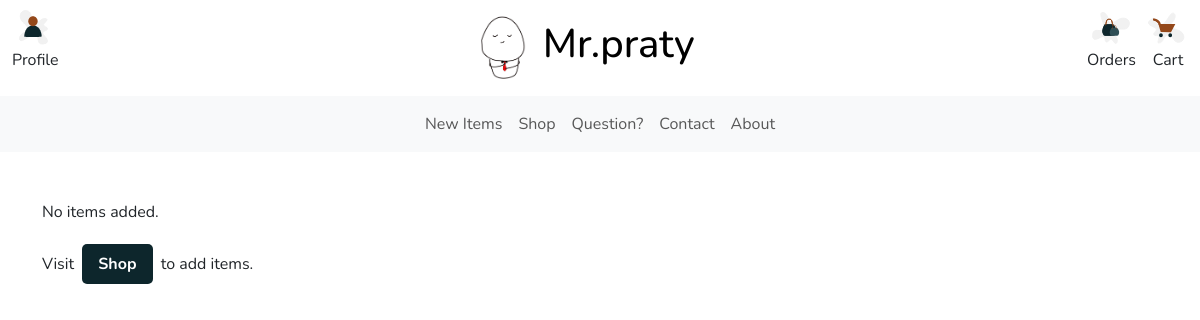
The app's page /checkout (signed in), older data.
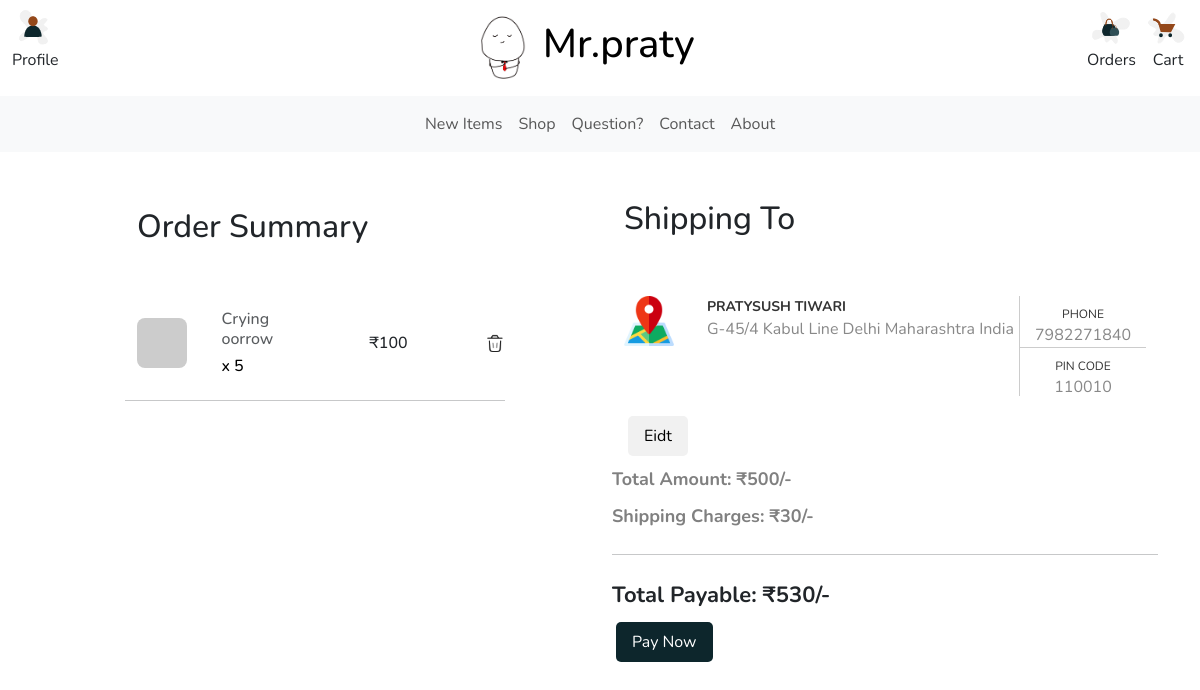
The same page, newer data.
### PratyushDoodlesApp/models/UserModel.py (models this page shows, shortened)
class CartItem(db.Model):
    __tablename__ = 'cart_item'
    id = db.Column(db.Integer, primary_key=True)
    quantity = db.Column(db.Integer, nullable=False)
    cart_id = db.Column(db.Integer, db.ForeignKey('cart.id'), nullable=False)
    product_id = db.Column(db.Integer, db.ForeignKey('product.id'), nullable=False)
    def get_product(self):
        product = Product.query.filter_by(id = self.product_id).first()
        return product

class Address(db.Model):
    __tablename__ = 'address'
    id = db.Column(db.Integer, primary_key=True)
    recipient_name = db.Column(db.String(255), nullable=False)
    addressLine1 = db.Column(db.String(255), nullable=False)
    addressLine2 = db.Column(db.String(255), nullable=True)
    city = db.Column(db.String(255), nullable=False)
    state = db.Column(db.String(255), nullable=False)
    pincode = db.Column(db.String(255), nullable=False)
    country = db.Column(db.String(255), nullable=False)
    phone_number = db.Column(db.String(15), nullable=False)
    user_id = db.Column(db.Integer, db.ForeignKey('user.id'), nullable=True)
    order_id = db.Column(db.Integer, db.ForeignKey('order.id'), nullable=True)

### PratyushDoodlesApp/models/ProductModel.py (models this page shows, shortened)
class Product(db.Model):
    __tablename__ = 'product'
    id = db.Column(db.Integer, primary_key=True)
    name = db.Column(db.String(255), nullable=False)
    description = db.Column(db.String(255), nullable=False)
    price = db.Column(db.Integer, nullable=False)
    stock_quantity = db.Column(db.Integer, nullable=False)
    discount_percent = db.Column(db.Integer, nullable=True)
    product_highlight = db.Column(db.String(255), nullable=True)
    product_images = db.relationship('ProductImage', backref = 'of_product', lazy=True)

### PratyushDoodlesApp/business/checkout.py (the view)
@checkout_bp.route('/checkout')
def checkout():
    data = getCartData()
    return render_template('checkout.html', data=data)

### PratyushDoodlesApp/business/auth.py (called while the page is built)
@login_manager.user_loader
def load_user(user_id):
    return User.query.get(int(user_id))

### PratyushDoodlesApp/business/cart.py (called while the page is built)
def getCartData():
    user = get_current_user()
    items_count = 0
    total_amount = 0
    cart_items = None
    if user and user.cart:
        cart_items = user.cart.cart_items
        for cart_item in cart_items:
            items_count = items_count + cart_item.quantity
            product = Product.query.filter_by(id = cart_item.product_id).first()
            total_amount = total_amount + (product.price * cart_item.quantity)
    return {
        'user' : user,
        'items_count' : items_count,
        'total_amount' : total_amount,
        'cart_items' : cart_items
    }

### PratyushDoodlesApp/business/util.py (called while the page is built)
def get_current_user():
    if  current_user.is_anonymous:
        return None
    return current_user

### PratyushDoodlesApp/templates/checkout.html (shortened to what this page needs)
{% extends 'ui/base_page.html' %}
{% block content %}
<div class="container mt-5">
    {% if data.user %}
    {% if data.cart_items and (data.cart_items|length>0) %}
    <div class="row">
        <div class="col-md-4 mx-auto">
            <div class="flex-column m4">
                <ul class="navbar-nav justify-content-end flex-grow-1 pe-3">
                    <li class="nav-item">
                        <a class="nav-link" aria-current="page" href="#">
                            <h2>Order Summary</h2>
                        </a>
                    </li>
                </ul>
                <div class="mt-5">
                    {% for cart_item in data.cart_items %}
                    <div id="cart-item-{{ cart_item.product_id }}">
                        {% with cart_item=cart_item, product=cart_item.get_product() %}
                        {% include 'ui/cart_item.html' %}
                        {% endwith %}
                    </div>
                    {% endfor %}
                </div>
            </div>
        </div>
        <div class=" col-md-6">
            <div class="flex-column">
                <div class="col-lg-12 mx-auto">
                    <div id="shipping-address-filled"
                        style="display: {% if data.user.address %} block {% else %} none {% endif%};">
                        {% with address=data.user.address %}
                        {% include 'ui/saved_address.html' %}
                        {% endwith %}
                    </div>
                    <div class="total-payable">
                        Total Amount: ₹{{ data.total_amount }}/-
                    </div>
                    <div class="shipping-amount">
                        Shipping Charges: ₹30/-
                    </div>
                    <div class="total-amount-large">
                        <hr class="my-4">
                        Total Payable: ₹{{ data.total_amount + 30 }}/-
                    </div>
                        <button id="rzp-pay-button"  style="display:  {% if data.user.address %} block {% else %} none {% endif %};" class="dark-button">Pay Now</button>
                </div>
            </div>
        </div>
    </div>
    {% else %}
    <div class="row ml-auto">
        <p>
            No items added.
        </p>
        <p>
            Visit <a type="button" class="dark-button" href="{{ url_for('shop.shop') }}"><b>Shop</b></a> to add items.
        </p>
    </div>
    {% endif %}
    {% else %}
    <div class="row ml-auto">
        <p>
            <a type="button" class="dark-button" href="{{ url_for('auth.login') }}"><b>Log-In</b></a> to access your cart
        </p>
    </div>
    {% endif%}
</div>
{% endblock content %}

### PratyushDoodlesApp/templates/ui/base_page.html (shortened to what this page needs)
{% extends 'ui/base_layout.html' %}
{% block body %}
<nav class="navbar">
    <div class="container-fluid">
        {% if data.user %}
        <div class="navbar-item  ml-10 text-center" data-bs-toggle="offcanvas" data-bs-target="#offcanvasProfile"
            aria-controls="offcanvasProfile" aria-label="Toggle navigation">
            <img class="ic-40" src="{{ url_for('static', filename='images/ic_user.svg') }}">
            <p>
                Profile
            </p>
        </div>
        {% endif %}
        <div class="header-item">
            <img class="header-logo" src="{{ url_for('static', filename='images/logo.png') }}" alt="Logo">
            <h1>Mr.praty</h1>
        </div>
        <span class="row">
            {% if data.user and (data.user.orders|length > 0) %}
            <a href="{{ url_for('home.orders') }}" class="nav-link col text-center mr-5" id="nav-order-button">
                <img class="ic-40" src="{{ url_for('static', filename='images/ic_orders.svg') }}">
                <p>
                    Orders
                </p>
            </a>
            {% endif %}
            <div class="col navbar-item text-center mr-10" id="nav-cart-button" data-bs-toggle="offcanvas"
                data-bs-target="#offcanvasNavbar" aria-controls="offcanvasNavbar" aria-label="Toggle navigation">
                <img class="ic-40" src="{{ url_for('static', filename='images/ic_cart.svg') }}">
                <p>
                    Cart
                </p>
            </div>
        </span>
    </div>
</nav>
<nav class="navbar sticky-top navbar-expand-lg bg-body-tertiary">
    <div class="container-fluid">
        <div class="collapse navbar-collapse" id="navbarNav">
            <div class="container">
                <ul class="navbar-nav">
                    <li class="nav-item">
                        <a class="nav-link" id="home-link" href="{{ url_for('home.home') }}">New Items</a>
                    </li>
                    <li class="nav-item">
                        <a class="nav-link" id="shop-link" href="{{ url_for('shop.shop') }}">Shop</a>
                    </li>
                    <li class="nav-item">
                        <a class="nav-link" id="questions-link" href="{{ url_for('others.questions') }}">Question?</a>
                    </li>
                    <li class="nav-item">
                        <a class="nav-link" id="contact-link" href="{{ url_for('others.contact') }}">Contact</a>
                    </li>
                    <li class="nav-item">
                        <a class="nav-link" id="about-link" href="{{ url_for('others.about') }}">About</a>
                    </li>
                </ul>
            </div>
        </div>
</nav>
{% block content %}
{% endblock content %}
{% endblock body %}

### PratyushDoodlesApp/templates/ui/base_layout.html (shortened to what this page needs)
<!DOCTYPE html>
<html lang="en">
<head>
    <link rel="stylesheet" href="{{ url_for('static', filename='styles/styles.css') }}">
    <link href="https://cdn.jsdelivr.net/npm/bootstrap@5.3.2/dist/css/bootstrap.min.css" rel="stylesheet">
</head>
<body>
    {% block body %}
    {% endblock body %}
</body>
</html>

### PratyushDoodlesApp/templates/ui/cart_item.html
<div class="row mb-4 d-flex justify-content-between align-items-center">
    <div class="col-md-2 col-lg-2 col-xl-2">
        <img src="{{ product.product_images[0].picture_url }}" alt="Product" class="rounded-3 ic-50" />
    </div>
    <div class="col-md-3 col-lg-3 col-xl-3">
        <h6 class="text-muted">{{ product.name }}</h6>
        <h6 class="text-black mb-0">x {{ cart_item.quantity }}</h6>
    </div>
    <div class="col-md-3 col-lg-3 col-xl-3 offset-lg-1">
        <h6 class="mb-0">₹{{ product.price }}</h6>
    </div>
    <div class="col-md-1 col-lg-1 col-xl-1 text-end">
        <span class="text-muted" product_id="{{ product.id }}" onclick="removeItemFromCart(this)">
            <img class="ic-20" src="{{ url_for('static', filename='images/ic_trash.png') }}">
        </span>
    </div>
    <hr class="my-4">
</div>

### PratyushDoodlesApp/templates/ui/saved_address.html
<div class="container">
    <h2>Shipping To</h2>
    <div class="row">
        <div class="card-wrap horizontal">
            <div class="card-img-container">
                <figure>
                    <img src="{{ url_for('static', filename='images/ic_map.png') }}">
                </figure>
                <button class="secondary-button" onclick="onShippingAddressEdit()">Eidt</button>
            </div>
            <div class="card-info">
                <div class="card-address">
                    <a href="#">
                        <p class="card-title">{{ address.recipient_name }}</p>
                        <p>{{ address.addressLine1 }} {{ address.addressLine2 }} {{ address.city }} {{ address.state }}
                            {{ address.country }} <br><br>
                        </p>
                    </a>
                </div>
                <div class="card-phone">
                    <a href="#"><span>Phone</span>{{ address.phone_number }}</a>
                    <a href="#"><span>Pin Code</span>{{ address.pincode }}</a>
                </div>
            </div>
        </div>
    </div>
</div>

### PratyushDoodlesApp/static/styles/custom.css (style rules this page uses)
* { margin: 0; padding: 0; box-sizing: border-box; }
body { margin: 0; padding: 0; }
.navbar { background-color: white; }
.header-item { display: flex; align-items: center; color: black; }
.header-item img { width: 80px; height: 80px; }
.navbar-nav { justify-content: center; }
.total-payable { font-size: 18px; font-weight: bold; margin-bottom: 10px; margin-top: 20px; color: grey; }
.shipping-amount { font-size: 18px; font-weight: bold; margin-bottom: 10px; color: grey; }
.total-amount-large { font-size: 22px; font-weight: bold; margin-bottom: 10px; }
.ic-20 { width: 20px; height: 20px; }
.ic-40 { width: 40px; height: 40px; }
.ic-50 { width: 50px; height: 50px; }
.dark-button { color: white; background: #0D262C; border: none; padding: 8px 16px; text-align: center; text-decoration: none; display: inline-block; font-size: 16px; margin: 4px 4px 4px 4px; cursor: pointer; border-radius: 5px; }
.secondary-button { color: black; background: #F1F1F1; border: none; padding: 8px 16px; text-align: center; text-decoration: none; display: inline-block; font-size: 16px; margin: 4px 4px 4px 4px; cursor: pointer; border-radius: 5px; }

### PratyushDoodlesApp/static/styles/saved_address.css (style rules this page uses)
.card-wrap { background-color: #fff; height: 370px; }
.card-wrap.horizontal { display: flex; margin-bottom: 50px; margin-top: 50px; }
.card-wrap.horizontal, .card-wrap.horizontal figure { height: 100px }
.card-wrap.horizontal figure { width: 50px; overflow: hidden; position: relative; cursor: pointer; }
.horizontal figure img { position: absolute; width: 100%; height: 50%; }
.horizontal .card-info { position: relative; display: flex; justify-content: space-between; width: 100%; }
.horizontal .card-info, .horizontal .card-address a, .horizontal .card-phone a { color: #888; }
.horizontal .card-address { display: flex; flex-grow: 1; }
.horizontal .card-address a { text-decoration: none; flex-grow: 1; padding-left: 15px; }
.horizontal .card-address .card-title { color: #333; font-size: 14px; font-weight: bold; text-transform: uppercase; }
.horizontal .card-phone { display: flex; flex-direction: column; border-left: 1px solid #ccc; }
.horizontal .card-phone span { display: block; text-transform: uppercase; color: #333; font-size: 12px; }
.horizontal .card-phone a { text-align: center; flex-grow: 1; padding: 9px 15px 0; text-decoration: none; transition: 0.2s; }
.horizontal .card-phone a:first-child { border-bottom: 1px solid #ccc; }

### PratyushDoodlesApp/static/styles/defaults.css (style rules this page uses)
* { font-family: 'Nunito', sans-serif; }

Row changes from the older to the newer data that the page shows:
added CartItem: name "Crying oorrow", quantity "5", price "100"
now on this page (row unchanged): Address: recipient_name "PRATYSUSH TIWARI", addressLine1 "G-45/4 Kabul Line", city "Delhi", state "Maharashtra", country "India", phone_number "7982271840", pincode "110010"
Text that changed along with them:
{{ data.total_amount }}: (not shown) → "500"
{{ data.total_amount + 30 }}: (not shown) → "530"
text no longer shown: "No items added. Visit Shop to add items."
text now shown: "Order Summary Shipping To Eidt PHONE PIN CODE Total Amount: ₹ /- Shipping Charges: ₹30/- Total Payable: ₹ /- Pay Now"
